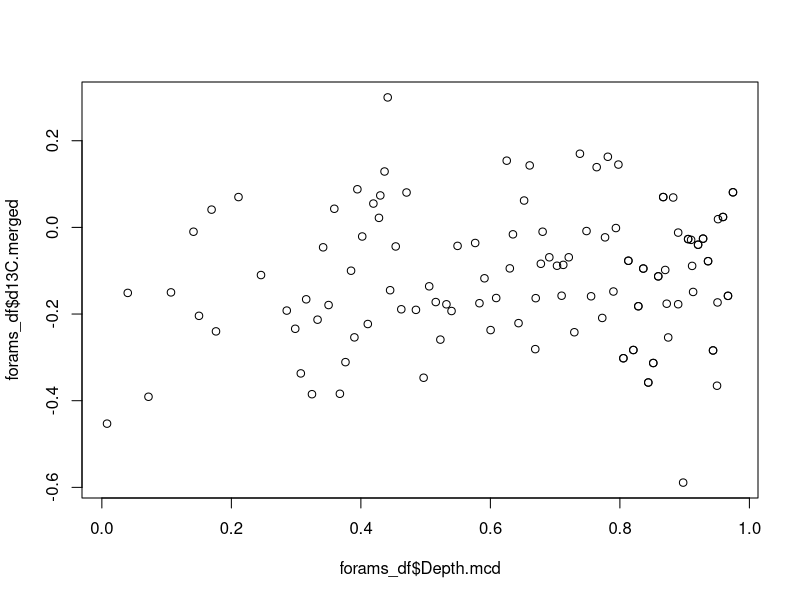
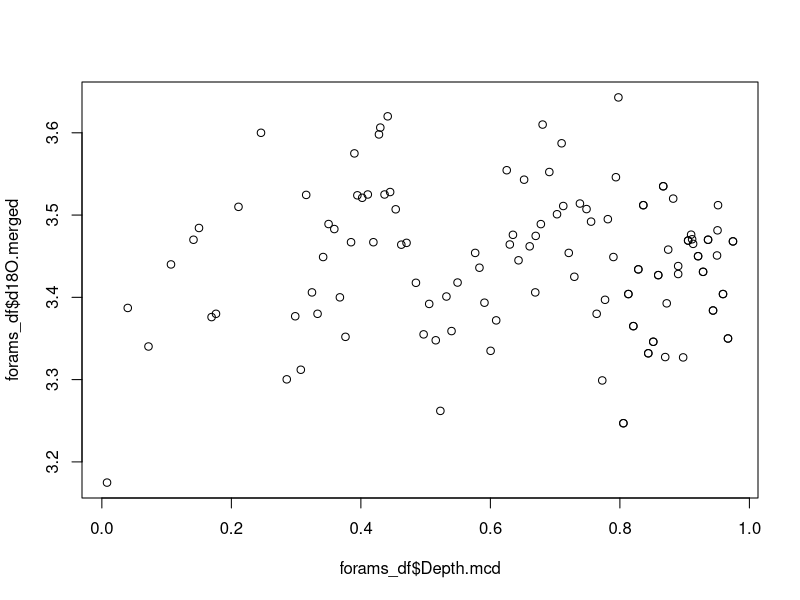
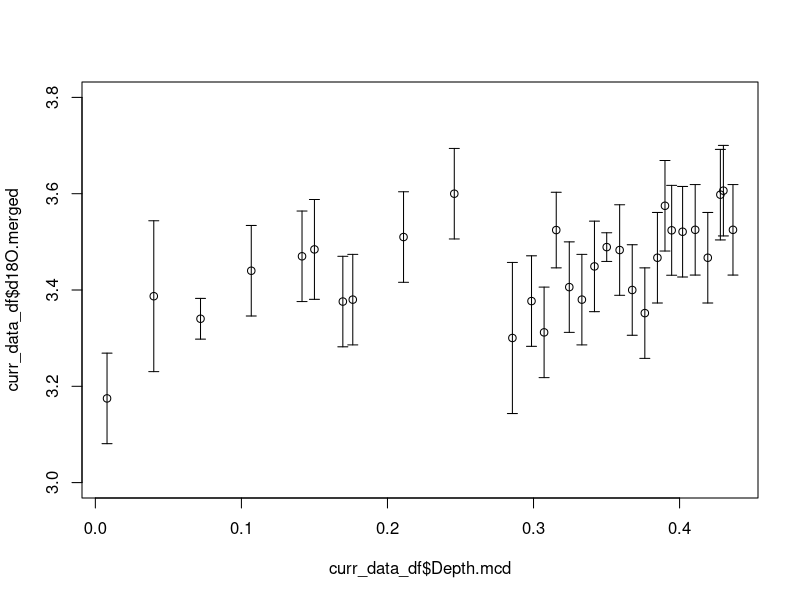
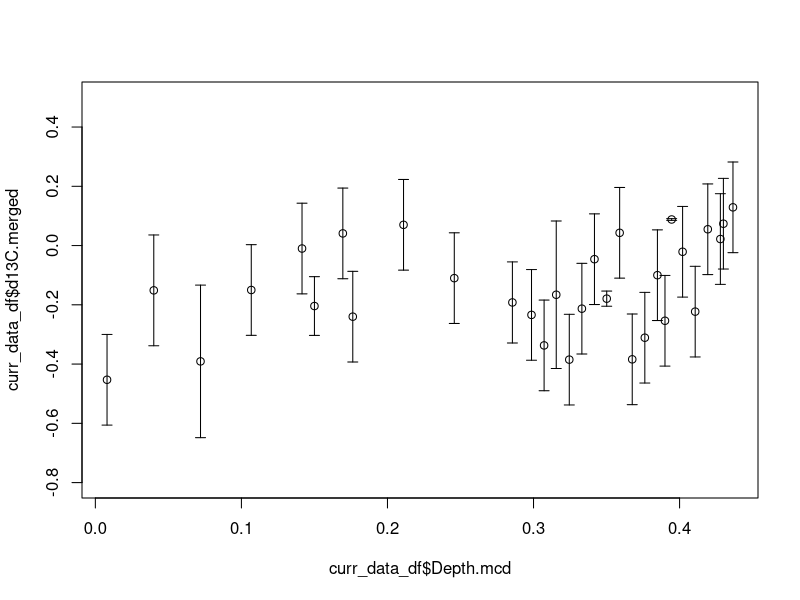

R code for these plots, in order:
# Import data (Note: the path needs to be set to point to the data)
setwd("/Users/imogenbrowne/Dropbox/Imogen/GRL paper/9_21_GRL/Stats Analyses/git_repository/")

forams_df = read.csv("BF_isotopes.csv")
plot(forams_df$Depth.mcd, forams_df$d13C.merged)
plot(forams_df$Depth.mcd,forams_df$d18O.merged)

#Analytical uncertainty (pooled standard deviation of replicates) should replace those numbers that have no listed replicate uncertainty.

analytical_unc_d18O = 0.094 
forams_df$X18O.stdev = replace(forams_df$X18O.stdev, is.na(forams_df$X18O.stdev), analytical_unc_d18O)
analytical_unc_d13C = 0.153
forams_df$d13C.stdev = replace(forams_df$d13C.stdev, is.na(forams_df$d13C.stdev), analytical_unc_d13C)

# Manually subsets the data to a given range
curr_data_df = subset(forams_df,(forams_df$Depth.mcd>0) &
                        (forams_df$Depth.mcd<=.44))

# Plot data d18O
plot(curr_data_df$Depth.mcd, curr_data_df$d18O.merged, ylim = c(3,3.8))
arrows(curr_data_df$Depth.mcd, curr_data_df$d18O.merged-curr_data_df$X18O.stdev, 
       curr_data_df$Depth.mcd, curr_data_df$d18O.merged+curr_data_df$X18O.stdev, 
       length=0.05, angle=90, code=3)

#Plot data d13C
plot(curr_data_df$Depth.mcd, curr_data_df$d13C.merged, ylim = c(-0.8,0.5))
arrows(curr_data_df$Depth.mcd, curr_data_df$d13C.merged-curr_data_df$d13C.stdev, 
       curr_data_df$Depth.mcd, curr_data_df$d13C.merged+curr_data_df$d13C.stdev, 
       length=0.05, angle=90, code=3)


# Run the linear regression (OLS; non-weighted)
curr_regression_d13C = lm(d13C.merged ~ Depth.mcd, curr_data_df)
summary(curr_regression_d13C)

curr_regression_d18O = lm(d18O.merged ~ Depth.mcd, curr_data_df)
summary(curr_regression_d18O)

# -----------------------------------------------------------------
# Weighted regression just to check what they look like
#define weights to use
wt_d13C = 1/(curr_data_df$d13C.stdev) # invert so that values with smaller uncertainty are weighted more.

wt_d18O = 1/(curr_data_df$X18O.stdev)

#perform weighted least squares regression
wls_model_d13C = lm(d13C.merged ~ Depth.mcd, data = curr_data_df, weights = wt_d13C)
wls_model_d18O = lm(d18O.merged ~ Depth.mcd, data = curr_data_df, weights = wt_d18O)

#view summary of model
summary(wls_model_d13C)
summary(wls_model_d18O)